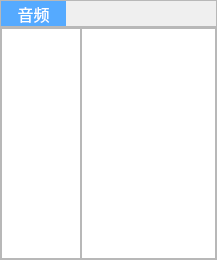
<?xml version="1.0" encoding="UTF-8"?>
<ui version="4.0">
 <class>OptionSelectWnd</class>
 <widget class="QWidget" name="OptionSelectWnd">
  <property name="geometry">
   <rect>
    <x>0</x>
    <y>0</y>
    <width>217</width>
    <height>260</height>
   </rect>
  </property>
  <property name="sizePolicy">
   <sizepolicy hsizetype="Fixed" vsizetype="Fixed">
    <horstretch>0</horstretch>
    <verstretch>0</verstretch>
   </sizepolicy>
  </property>
  <property name="maximumSize">
   <size>
    <width>217</width>
    <height>260</height>
   </size>
  </property>
  <property name="font">
   <font>
    <family>微软雅黑</family>
    <pointsize>12</pointsize>
    <weight>50</weight>
    <bold>false</bold>
   </font>
  </property>
  <property name="windowTitle">
   <string>Form</string>
  </property>
  <layout class="QVBoxLayout" name="verticalLayout">
   <property name="spacing">
    <number>0</number>
   </property>
   <property name="leftMargin">
    <number>0</number>
   </property>
   <property name="topMargin">
    <number>0</number>
   </property>
   <property name="rightMargin">
    <number>0</number>
   </property>
   <property name="bottomMargin">
    <number>0</number>
   </property>
   <item>
    <widget class="QFrame" name="frame">
     <property name="frameShape">
      <enum>QFrame::StyledPanel</enum>
     </property>
     <property name="frameShadow">
      <enum>QFrame::Raised</enum>
     </property>
     <layout class="QHBoxLayout" name="horizontalLayout_2">
      <property name="spacing">
       <number>0</number>
      </property>
      <property name="leftMargin">
       <number>0</number>
      </property>
      <property name="topMargin">
       <number>0</number>
      </property>
      <property name="rightMargin">
       <number>0</number>
      </property>
      <property name="bottomMargin">
       <number>0</number>
      </property>
      <item>
       <widget class="QLabel" name="label_title">
        <property name="minimumSize">
         <size>
          <width>65</width>
          <height>25</height>
         </size>
        </property>
        <property name="styleSheet">
         <string notr="true">QLabel{	
	color: rgb(255, 255, 255);
	background-color: rgb(85, 170, 255);
}</string>
        </property>
        <property name="text">
         <string>音频</string>
        </property>
        <property name="alignment">
         <set>Qt::AlignCenter</set>
        </property>
       </widget>
      </item>
      <item>
       <spacer name="horizontalSpacer">
        <property name="orientation">
         <enum>Qt::Horizontal</enum>
        </property>
        <property name="sizeHint" stdset="0">
         <size>
          <width>40</width>
          <height>20</height>
         </size>
        </property>
       </spacer>
      </item>
     </layout>
    </widget>
   </item>
   <item>
    <widget class="QFrame" name="frame_2">
     <property name="frameShape">
      <enum>QFrame::StyledPanel</enum>
     </property>
     <property name="frameShadow">
      <enum>QFrame::Raised</enum>
     </property>
     <layout class="QHBoxLayout" name="horizontalLayout">
      <property name="spacing">
       <number>0</number>
      </property>
      <property name="leftMargin">
       <number>0</number>
      </property>
      <property name="topMargin">
       <number>0</number>
      </property>
      <property name="rightMargin">
       <number>0</number>
      </property>
      <property name="bottomMargin">
       <number>0</number>
      </property>
      <item>
       <widget class="QListWidget" name="listFormat">
        <property name="sizePolicy">
         <sizepolicy hsizetype="Fixed" vsizetype="Expanding">
          <horstretch>0</horstretch>
          <verstretch>0</verstretch>
         </sizepolicy>
        </property>
        <property name="minimumSize">
         <size>
          <width>80</width>
          <height>0</height>
         </size>
        </property>
        <property name="maximumSize">
         <size>
          <width>80</width>
          <height>16777215</height>
         </size>
        </property>
       </widget>
      </item>
      <item>
       <widget class="QListWidget" name="listQuality">
        <property name="minimumSize">
         <size>
          <width>0</width>
          <height>0</height>
         </size>
        </property>
        <property name="maximumSize">
         <size>
          <width>135</width>
          <height>16777215</height>
         </size>
        </property>
       </widget>
      </item>
     </layout>
    </widget>
   </item>
  </layout>
 </widget>
 <resources/>
 <connections/>
</ui>
